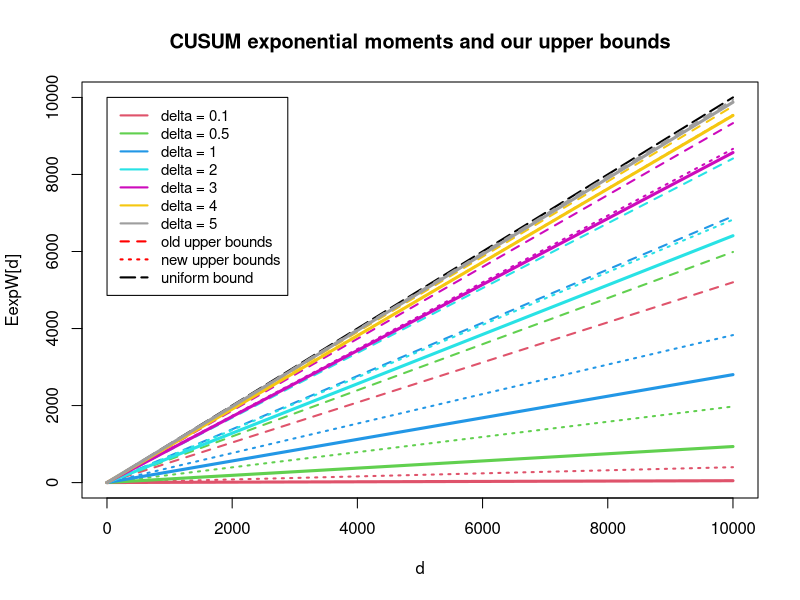
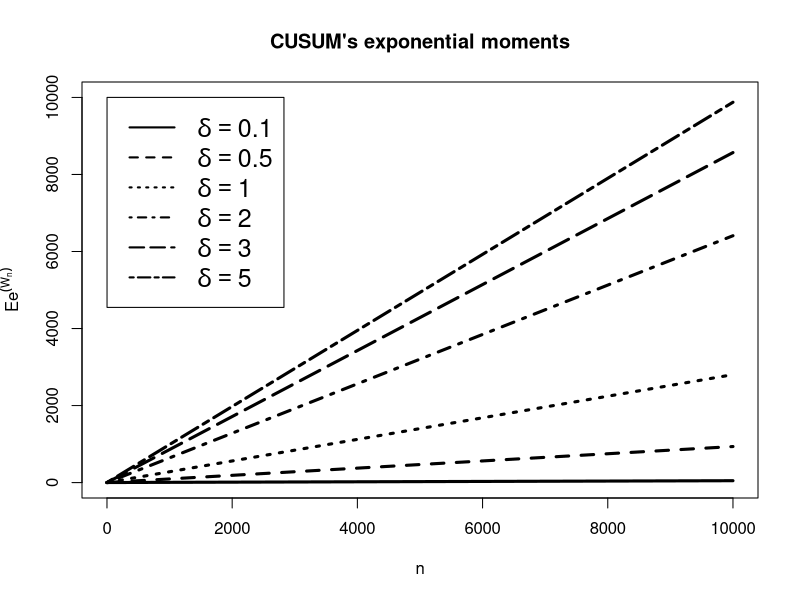
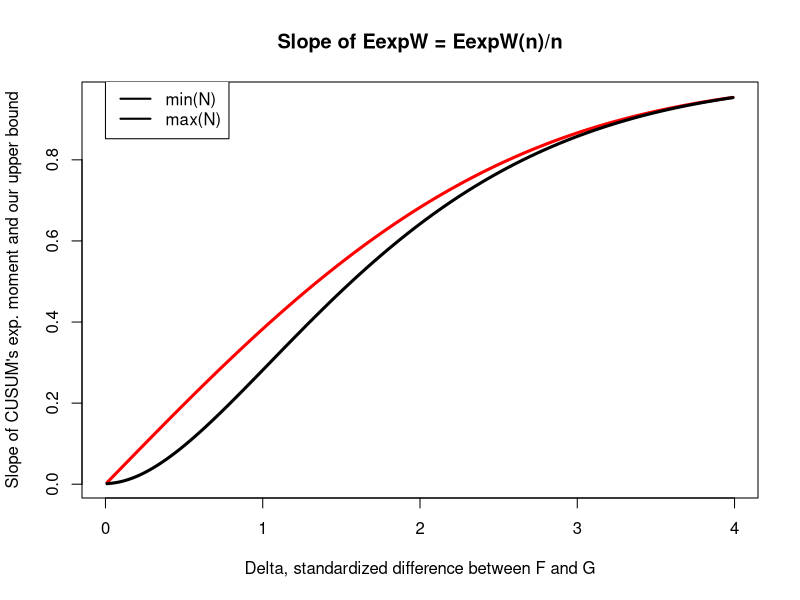

The R source for these figures, in order:
### Recursive formula for the CUSUM exponential moment ###

# Normal distribution case. F = N(theta0, sigma), G = Normal(theta1, sigma).
# Let delta = (theta1-theta0)/sigma.
# Then Y = LLR = Normal( -delta^2/2, delta ) under F 
#  and Y = LLR = Normal( +delta^2/2, delta ) under G 

setwd("C:\\Users\\baron\\Documents\\Research\\Malov\\Spitzer formula paper\\R")

# Compare exact CUSUM exponential moments with our uniform upper bound of (d+1) 
# and delta-dependent upper bounds 1 + d*P(Y < 0)

N = 10000; d = 0:N; 
DELTA = c(0.1, 0.5, 1.0, 2.0, 3.0, 4.0, 5.0); 
Ndelta = length(DELTA); COLOR = 2:(Ndelta+1);
plot(d,d+1, col="black", type="l", lwd = 2, lty=5,    # 6 = longdash
   xlim=c(1,N),ylim=c(0,N+1), main="CUSUM exponential moments and our upper bounds",
   xlab="d", ylab="EexpW[d]")


# Recursive computation of EU = EexpW

for (j in 1:Ndelta){
    delta = DELTA[j];
    EU = numeric(N+1);                       # First element is EU[0], then EU[1], etc.
    EU[1] = 1;                               # EU[1] = EexpW[0] = Eexp0 = 1
    EexpSplus = 2*pnorm(delta*sqrt(1:N)/2);  # First element is ESplus[1], ...
    for (n in 1:N){ 
        EU[n+1] = sum(EU[n:1] * EexpSplus[1:n])/n;
        }
    lines(d,EU,col=COLOR[j], type="l", lwd = 3)
    UpperBound = 1 + d*pnorm( delta/2, 0, 1 );
    lines(d, UpperBound, col=COLOR[j], lwd=2, lty=2)
    BetterUpperBound = 1 + d*(pnorm( delta/2, 0, 1 ) - pnorm( -delta/2, 0, 1 ))
    lines(d, BetterUpperBound, col=COLOR[j], lwd=2, lty=3)
  }

color.legend = paste("delta =",DELTA[1]);
for (j in 2:Ndelta){ color.legend = c(color.legend, paste("delta =",DELTA[j])) }

legend(1, N+1, legend=c(color.legend,"old upper bounds","new upper bounds", "uniform bound"), 
col=c(COLOR,"red","red","black"), lty=c(rep(1,Ndelta),2,3,5), cex=0.9, lwd=2)


# Black and white for the paper:
DELTA = c(0.1, 0.5, 1.0, 2.0, 3.0, 5.0); 
Ndelta = length(DELTA); 
plot(2*N, 2*N,          # Outside the plot. This is for limits and titles.
   xlim=c(1,N),ylim=c(0,N+1), main="CUSUM's exponential moments",
   xlab=expression(n), ylab=expression(Ee^(W[n])))

for (j in 1:Ndelta){
    delta = DELTA[j];
    E <- numeric(N+1);                        # First element is E[0], then E[1], etc.
    E[1] <- 1;                                # EU[1] = EexpW[0] = Eexp0 = 1
    x <- 2*pnorm(delta*sqrt(1:N)/2);          # Exponential moments of rectified sums
    for (n in 1:N){                           # Iterative computation
        E[n+1] <- sum(E[n:1] * x[1:n])/n;
        }
    lines(d, E, lty = j, type="l", lwd = 3)
  }

color.legend = substitute(delta == val, list(val = DELTA[1]));
for (j in 2:Ndelta){ color.legend = c(color.legend, substitute(delta == val, list(val = DELTA[j]))) };

legend(1, N+1, legend=color.legend,  lty=1:6, cex=1.5, lwd=2)





# Searching for the asymptote of EU = EexpW

NN = 1000; 
KK = length(NN);
for (kk in 1:KK){
 N = NN[kk]; d = 0:N; 
 DELTA = seq(0.01,4,0.02); 
 Ndelta = length(DELTA); 
 EexpW.N = numeric(Ndelta);

UpperBound = 2*pnorm(DELTA/2)-1;    # Our best upper bound for the increments = P_F(Z>0)+P_G(Z<0)
plot(DELTA,UpperBound,col="red",type="l",lwd=3, 
     xlab="Delta, standardized difference between F and G",
     ylab="Slope of CUSUM's exp. moment and our upper bound",
     main="Slope of EexpW = EexpW(n)/n")

for (j in 1:Ndelta){
    delta = DELTA[j];
    EU = numeric(N+1);                       # First element is EU[0], then EU[1], etc.
    EU[1] = 1;                               # EU[1] = EexpW[0] = Eexp0 = 1
    EexpSplus = 2*pnorm(delta*sqrt(1:N)/2);  # First element is ESplus[1], ...
    for (n in 1:N){ 
        EU[n+1] = sum(EU[n:1] * EexpSplus[1:n])/n;
        }
    EexpW.N[j] = EU[N+1];
  }

 lines(DELTA, EexpW.N/N, col=kk, lwd=3)
 }

legend(0, 1, legend=c("min(N)", "max(N)"), col=c(1,KK), lwd=2)
